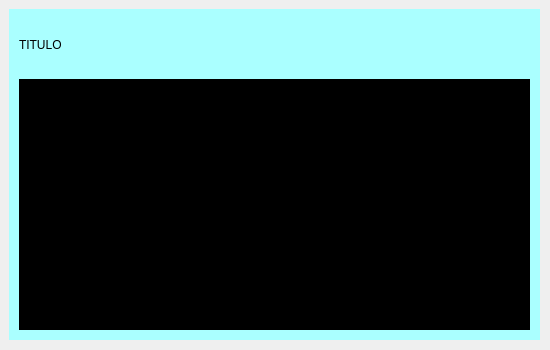
<?xml version="1.0" encoding="UTF-8"?>
<ui version="4.0">
 <class>Dialog</class>
 <widget class="QDialog" name="Dialog">
  <property name="geometry">
   <rect>
    <x>0</x>
    <y>0</y>
    <width>550</width>
    <height>350</height>
   </rect>
  </property>
  <property name="windowTitle">
   <string>Dialog</string>
  </property>
  <widget class="QStackedWidget" name="stackedWidget">
   <property name="geometry">
    <rect>
     <x>9</x>
     <y>9</y>
     <width>531</width>
     <height>331</height>
    </rect>
   </property>
   <property name="currentIndex">
    <number>1</number>
   </property>
   <widget class="QWidget" name="page">
    <property name="styleSheet">
     <string notr="true">background-color: rgb(85, 255, 0);</string>
    </property>
   </widget>
   <widget class="QWidget" name="page_2">
    <property name="styleSheet">
     <string notr="true">background-color: rgb(170, 255, 255);</string>
    </property>
    <widget class="QLabel" name="label">
     <property name="geometry">
      <rect>
       <x>10</x>
       <y>20</y>
       <width>511</width>
       <height>31</height>
      </rect>
     </property>
     <property name="text">
      <string>TITULO</string>
     </property>
    </widget>
    <widget class="QWidget" name="widget" native="true">
     <property name="geometry">
      <rect>
       <x>10</x>
       <y>70</y>
       <width>511</width>
       <height>251</height>
      </rect>
     </property>
     <property name="styleSheet">
      <string notr="true">background-color: rgb(0, 0, 0);</string>
     </property>
    </widget>
   </widget>
  </widget>
 </widget>
 <resources/>
 <connections/>
</ui>
